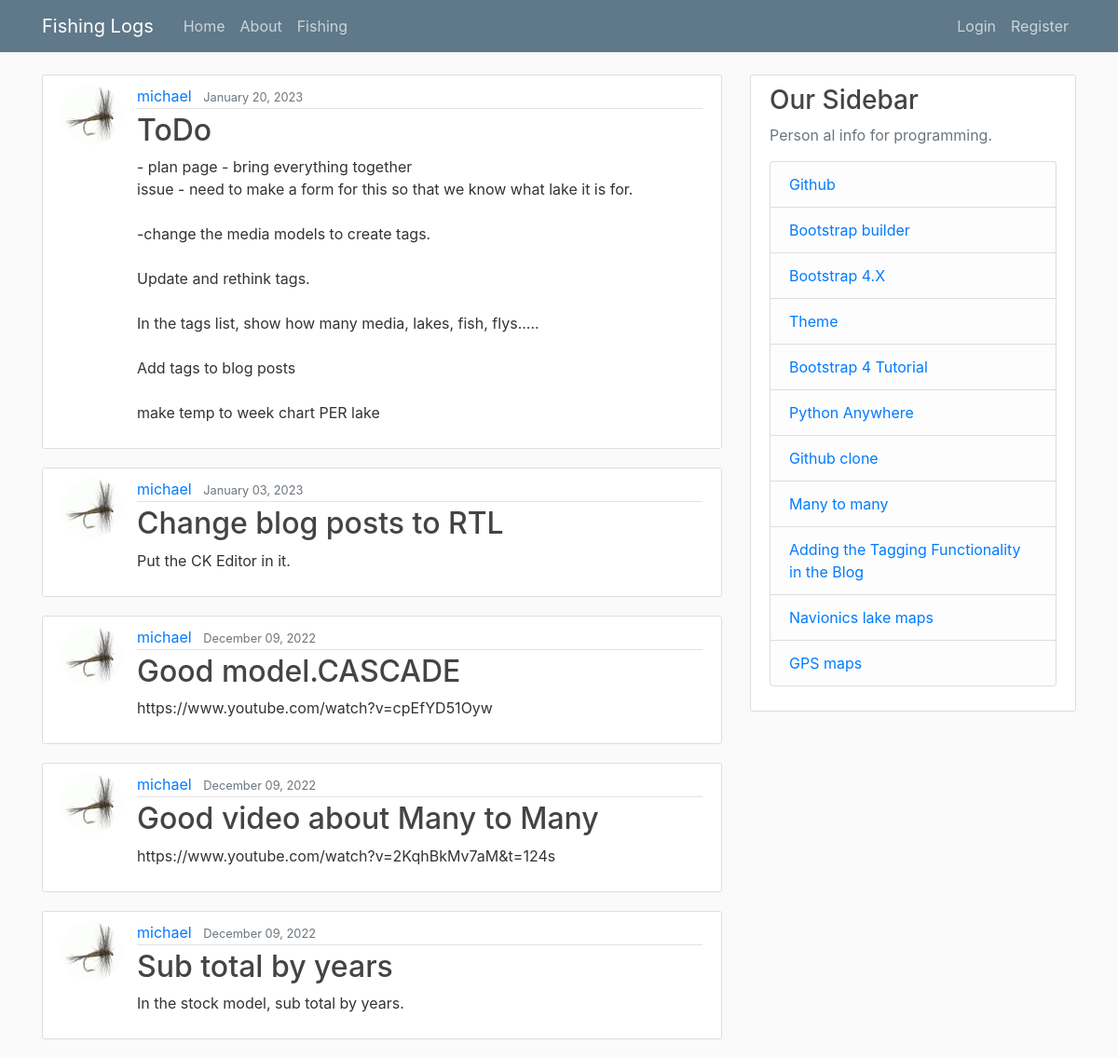
/blog/, run on an earlier commit of the app's database.
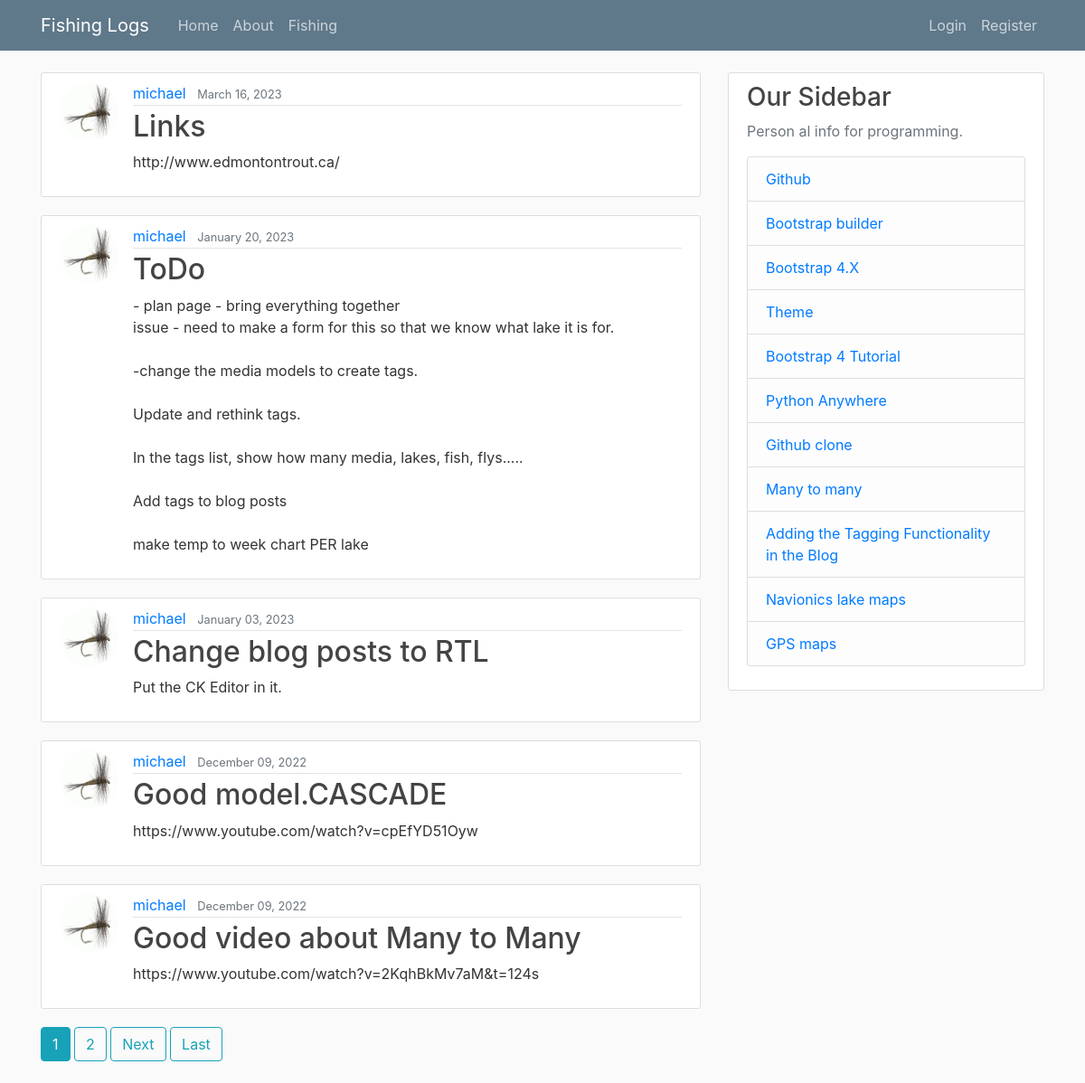
And on a later commit of the database.
### blog/models.py (models this page shows, shortened)
class Post(models.Model):
    title = models.CharField(max_length=100)
    content = models.TextField()
    date_posted = models.DateTimeField(default=timezone.now)
    author = models.ForeignKey(User, on_delete=models.CASCADE)

### users/models.py (models this page shows, shortened)
class Profile(models.Model):
    user = models.OneToOneField(User, on_delete=models.CASCADE)
    image = models.ImageField(default='default.jpg', upload_to='profile_pics')

### blog/views.py (the view)
# urls.py: path('', PostListView.as_view(), name='blog-home'),
class PostListView(ListView):
    model = Post
    template_name = 'blog/home.html'  # <app>/<model>_<viewtype>.html
    context_object_name = 'posts'
    ordering = ['-date_posted']
    paginate_by = 5

### blog/templates/blog/home.html (shortened to what this page needs)
{% extends "blog/base.html" %}
{% block content %}
    {% for post in posts %}
        <article class="media content-section">
          <img class="rounded-circle article-img" src="{{ post.author.profile.image.url }}">
          <div class="media-body">
            <div class="article-metadata">
              <a class="mr-2" href="{% url 'user-posts' post.author.username %}">{{ post.author }}</a>
              <small class="text-muted">{{ post.date_posted|date:"F d, Y" }}</small>
            </div>
            <h2><a class="article-title" href="{% url 'post-detail' post.id %}">{{ post.title }}</a></h2>
            <p class="article-content">{{ post.content }}</p>
          </div>
        </article>
    {% endfor %}
    {% if is_paginated %}
      {% for num in page_obj.paginator.page_range %}
        {% if page_obj.number == num %}
          <a class="btn btn-info mb-4" href="?page={{ num }}">{{ num }}</a>
        {% elif num > page_obj.number|add:'-3' and num < page_obj.number|add:'3' %}
          <a class="btn btn-outline-info mb-4" href="?page={{ num }}">{{ num }}</a>
        {% endif %}
      {% endfor %}
      {% if page_obj.has_next %}
        <a class="btn btn-outline-info mb-4" href="?page={{ page_obj.next_page_number }}">Next</a>
        <a class="btn btn-outline-info mb-4" href="?page={{ page_obj.paginator.num_pages }}">Last</a>
      {% endif %}
    {% endif %}
{% endblock content %}

### blog/templates/blog/base.html (shortened to what this page needs)
{% load static %}
<!DOCTYPE html>
<html>
<head>
    <link rel="stylesheet" href="https://maxcdn.bootstrapcdn.com/bootstrap/4.0.0/css/bootstrap.min.css">
    <link rel="stylesheet" type="text/css" href="{% static 'blog/main.css' %}">
</head>
<body>
    <header class="site-header">
      <nav class="navbar navbar-expand-md navbar-dark bg-steel fixed-top">
        <div class="container">
          <a class="navbar-brand mr-4" href="{% url 'catch_home' %}">Fishing Logs</a>
          <div class="collapse navbar-collapse" id="navbarToggle">
            <div class="navbar-nav mr-auto">
              <a class="nav-item nav-link" href="{% url 'blog-home' %}">Home</a>
              <a class="nav-item nav-link" href="{% url 'blog-about' %}">About</a>
              <a class="nav-item nav-link" href="#">Fishing</a>
            </div>
            <div class="navbar-nav">
              {% if user.is_authenticated %}
                <a class="nav-item nav-link" href="{% url 'post-create' %}">New Post</a>
                <a class="nav-item nav-link" href="{% url 'profile' %}">Profile</a>
                <a class="nav-item nav-link" href="{% url 'logout' %}">Logout</a>
                <a class="nav-item nav-link" href="{% url 'admin:index' %}">ADMIN</a>
              {% else %}
                <a class="nav-item nav-link" href="{% url 'login' %}">Login</a>
                <a class="nav-item nav-link" href="{% url 'register' %}">Register</a>
              {% endif %}
            </div>
          </div>
        </div>
      </nav>
    </header>
    <main role="main" class="container">
      <div class="row">
        <div class="col-md-8">
          {% block content %}{% endblock %}
        </div>
        <div class="col-md-4">
          <div class="content-section">
            <h3>Our Sidebar</h3>
            <p class='text-muted'>Person al info for programming.
              <ul class="list-group">
                <li class="list-group-item list-group-item-light"><a href="https://github.com/mgurnett" target="_blank" >Github</a></li>
                <li class="list-group-item list-group-item-light"><a href="https://www.layoutit.com/build?#" target="_blank" >Bootstrap builder</a></li>
                <li class="list-group-item list-group-item-light"><a href="https://getbootstrap.com/docs/4.6/getting-started/introduction/" target="_blank" >Bootstrap 4.X</a></li>
                <li class="list-group-item list-group-item-light"><a href="https://bootswatch.com/darkly/" target="_blank" >Theme</a></li>
                <li class="list-group-item list-group-item-light"><a href="https://www.w3schools.com/bootstrap4/default.asp" target="_blank" >Bootstrap 4 Tutorial</a></li>
                <li class="list-group-item list-group-item-light"><a href="https://www.pythonanywhere.com/user/mgurnett/" target="_blank" >Python Anywhere</a></li>
                <li class="list-group-item list-group-item-light"><a href="https://mycyberuniverse.com/how-fix-fatal-authentication-failed-for-https-github-com.html" target="_blank" >Github clone</a></li>
                <li class="list-group-item list-group-item-light"><a href="https://medium.com/swlh/django-forms-for-many-to-many-fields-d977dec4b024" target="_blank" >Many to many</a></li>
                <li class="list-group-item list-group-item-light"><a href="https://www.codesnail.com/adding-the-tagging-functionality-in-the-blog-django-blog-7/" target="_blank" >Adding the Tagging Functionality in the Blog</a></li>
                <li class="list-group-item list-group-item-light"><a href="https://webapp.navionics.com/?lang=en#boating@8&key=m%7BwiI~gbmT" target="_blank" >Navionics lake maps</a></li>
                <li class="list-group-item list-group-item-light"><a href="https://fishing-app.gpsnauticalcharts.com/i-boating-fishing-web-app/fishing-marine-charts-navigation.html?title=Cow+Lake+boating+app#10.26/53.8607/-114.2421" target="_blank" >GPS maps</a></li>
              </ul>
            </p>
          </div>
        </div>
      </div>
    </main>
</body>
</html>

### static/blog/main.css (style rules this page uses)
body { background: #fafafa; color: #333333; margin-top: 5rem; }
h1, h2, h3, h4, h5, h6 { color: #444444; }
ul { margin: 0; }
.bg-steel { background-color: #5f788a; }
.site-header .navbar-nav .nav-link { color: #cbd5db; }
.content-section { background: #ffffff; padding: 10px 20px; border: 1px solid #dddddd; border-radius: 3px; margin-bottom: 20px; }
.article-title { color: #444444; }
.article-content { white-space: pre-line; }
.article-img { height: 65px; width: 65px; margin-right: 16px; }
.article-metadata { padding-bottom: 1px; margin-bottom: 4px; border-bottom: 1px solid #e3e3e3 }

What changed in the data, as far as the page shows it:
no longer on this page (row unchanged): Post: author.profile.image (placeholder picture), author "michael", date_posted "December 09, 2022", title "Sub total by years", content "In the stock model, sub total by years."
added Post: author.profile.image (placeholder picture), author "michael", date_posted "March 16, 2023", title "Links", content "http://www.edmontontrout.ca/"
Also different on the page:
new list line: "1"
new list line: "2"
text now shown: "Next Last"
